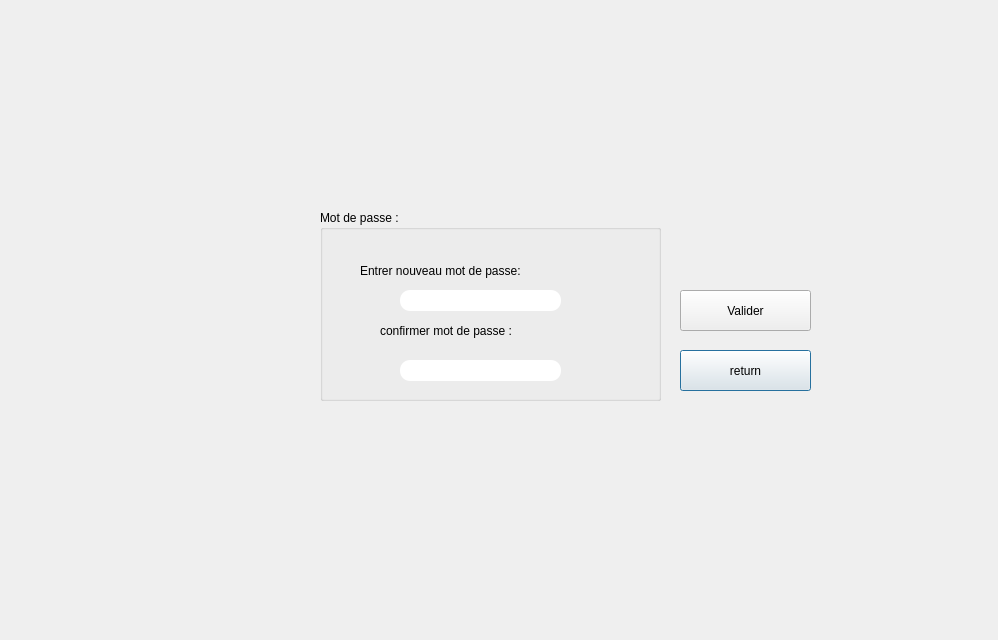
<?xml version="1.0" encoding="UTF-8"?>
<ui version="4.0">
 <class>mdp</class>
 <widget class="QDialog" name="mdp">
  <property name="geometry">
   <rect>
    <x>0</x>
    <y>0</y>
    <width>998</width>
    <height>640</height>
   </rect>
  </property>
  <property name="windowTitle">
   <string>Dialog</string>
  </property>
  <widget class="QLabel" name="label_2">
   <property name="geometry">
    <rect>
     <x>-10</x>
     <y>-130</y>
     <width>1361</width>
     <height>851</height>
    </rect>
   </property>
   <property name="text">
    <string/>
   </property>
   <property name="pixmap">
    <pixmap>../../Downloads/back.png</pixmap>
   </property>
  </widget>
  <widget class="QGroupBox" name="groupBox">
   <property name="geometry">
    <rect>
     <x>320</x>
     <y>210</y>
     <width>341</width>
     <height>191</height>
    </rect>
   </property>
   <property name="styleSheet">
    <string notr="true">font: 81 10pt &quot;Rockwell Extra Bold&quot;</string>
   </property>
   <property name="title">
    <string>Mot de passe :</string>
   </property>
   <widget class="QLabel" name="label_3">
    <property name="geometry">
     <rect>
      <x>40</x>
      <y>50</y>
      <width>271</width>
      <height>21</height>
     </rect>
    </property>
    <property name="styleSheet">
     <string notr="true">font: 81 10pt &quot;Rockwell Extra Bold&quot;;</string>
    </property>
    <property name="text">
     <string>Entrer nouveau mot de passe:</string>
    </property>
   </widget>
   <widget class="QLineEdit" name="mdp_2">
    <property name="geometry">
     <rect>
      <x>80</x>
      <y>80</y>
      <width>161</width>
      <height>21</height>
     </rect>
    </property>
    <property name="styleSheet">
     <string notr="true">border-radius: 10px;
background-color: rgb(255, 255, 255);</string>
    </property>
   </widget>
   <widget class="QLabel" name="label_4">
    <property name="geometry">
     <rect>
      <x>60</x>
      <y>110</y>
      <width>271</width>
      <height>21</height>
     </rect>
    </property>
    <property name="styleSheet">
     <string notr="true">font: 81 10pt &quot;Rockwell Extra Bold&quot;;</string>
    </property>
    <property name="text">
     <string>confirmer mot de passe :</string>
    </property>
   </widget>
   <widget class="QLineEdit" name="mdp_3">
    <property name="geometry">
     <rect>
      <x>80</x>
      <y>150</y>
      <width>161</width>
      <height>21</height>
     </rect>
    </property>
    <property name="styleSheet">
     <string notr="true">border-radius: 10px;
background-color: rgb(255, 255, 255);</string>
    </property>
   </widget>
  </widget>
  <widget class="QPushButton" name="pushButton_4">
   <property name="geometry">
    <rect>
     <x>680</x>
     <y>350</y>
     <width>131</width>
     <height>41</height>
    </rect>
   </property>
   <property name="styleSheet">
    <string notr="true">QPushButton

{
	background-color: rgb(72, 78, 86);
	border-style: outset;
    border-width: 2px;
    border-radius:20px;
    border-color: beige;
    font: bold 14px;;
    padding: 6px;
	color: rgb(255, 255, 255);

}

QPushButton:hover

{
	background-color: rgb(106, 227, 231);
	color: rgb(0, 0, 0);
	gridline-color: rgb(94, 118, 255);
}

QPushButton:pressed</string>
   </property>
   <property name="text">
    <string>return</string>
   </property>
  </widget>
  <widget class="QPushButton" name="pushButton">
   <property name="geometry">
    <rect>
     <x>680</x>
     <y>290</y>
     <width>131</width>
     <height>41</height>
    </rect>
   </property>
   <property name="styleSheet">
    <string notr="true">QPushButton

{
	background-color: rgb(72, 78, 86);
	border-style: outset;
    border-width: 2px;
    border-radius:20px;
    border-color: beige;
    font: bold 14px;;
    padding: 6px;
	color: rgb(255, 255, 255);

}

QPushButton:hover

{
	background-color: rgb(106, 227, 231);
	color: rgb(0, 0, 0);
	gridline-color: rgb(94, 118, 255);
}

QPushButton:pressed</string>
   </property>
   <property name="text">
    <string>Valider</string>
   </property>
  </widget>
 </widget>
 <resources/>
 <connections/>
</ui>
